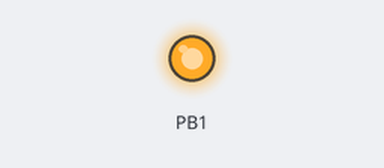
Bench run of a sketch on a simulated ATtiny85, built with avr-gcc and run on an emulated ATtiny85. Shown: output pins drawn as LEDs (lit = HIGH).

Above: at 0.1 s.
At 30.1 s:
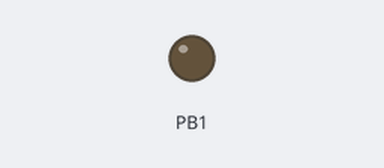
Timing chart, 0 to 31.6 s (numbered marks = the images above):
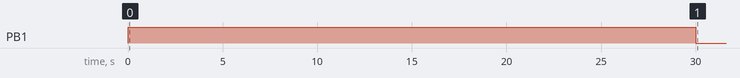

The sketch:

DigisparkJammerTimer.ino
```cpp
// Digispark Timing code for 433.92MHz Jammer to work with
// Hackrf Portapack for Rolling Code Capture. Jammer is made frome 5x433MHz Transmitter
// Modules with LED and Resistor. Connected to male USB.

// Join middle pin to positive pin on rf modules then connect positive pin to pin 1 on the Digispark.


void setup() {
  // put your setup code here, to run once:
  pinMode(1, OUTPUT);
  digitalWrite(1, HIGH);
  delay (30000);
  digitalWrite(1, LOW);
}
void loop () {

}
```
